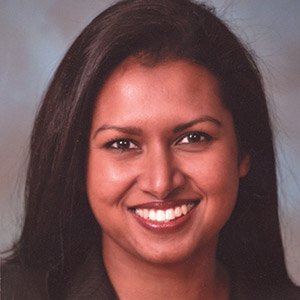
%> input picture 14.jpg, 300 x 300 px
$ octave --eval "result = featre(imread('14.jpg'));"   (GNU Octave 9; MATLAB toolbox functions it lacks are replaced by stand-ins)
%> lines starting %> are read from the running program, lines starting %| are printed output that depends on the picture
function [ M1_1 ] = featre(inp )
%UNTITLED5 Summary of this function goes here
%   Detailed explanation goes here
img=imresize(inp,[512 512]);
[LL LH HL HH]=dwt2(img,'haar');
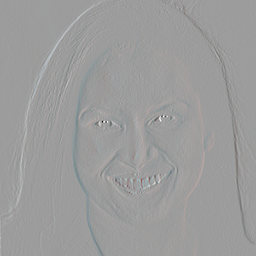
%> HL: size 256x256x3 double; mean R, G, B 0, 0, 0; drawn with min black and max white

%second level decomposition
[LL1 LH1 HL1 HH1]=dwt2(LL,'haar');
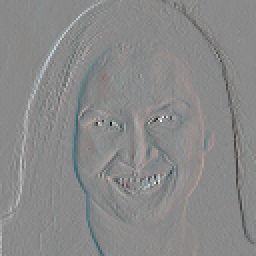
%> HL1: size 128x128x3 double (shown 2 times larger); mean R, G, B 0, 0.1, 0; drawn with min black and max white
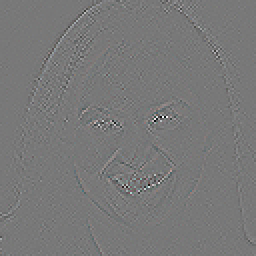
%> HH1: size 128x128x3 double (shown 2 times larger); mean R, G, B 0, 0, 0; drawn with min black and max white

%third level decomposition
[LL2 LH2 HL2 HH2]=dwt2(LL1,'haar');
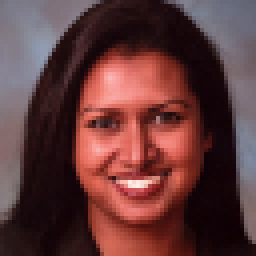
%> LL2: size 64x64x3 double (shown 4 times larger); mean R, G, B 929.9, 651.2, 653.5; drawn with min black and max white
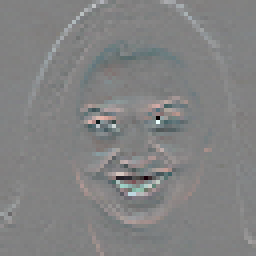
%> LH2: size 64x64x3 double (shown 4 times larger); mean R, G, B 0.5, 1.6, 2; drawn with min black and max white
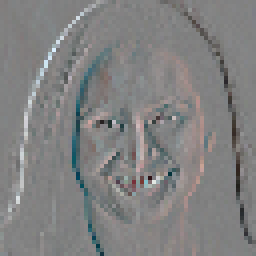
%> HL2: size 64x64x3 double (shown 4 times larger); mean R, G, B 0.2, 0, -0.2; drawn with min black and max white
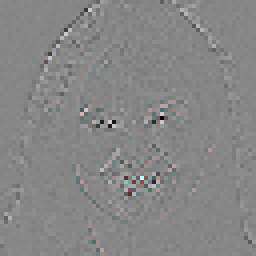
%> HH2: size 64x64x3 double (shown 4 times larger); mean R, G, B -0.1, -0.1, -0.1; drawn with min black and max white


 e1=0;
 e2=0;
 e3=0;
 e4=0;
 for i=1:64
    for j=1:64
        e1=e1+LL2(i,j);
        e2=e2+LH2(i,j);
        e3=e3+HL2(i,j);
        e4=e4+HH2(i,j);
    end
end
%> after the loop, e1 = 3808743.1; e2 = 1986.9; e3 = 765.1; e4 = -278.6
 en(1)=(1/4096)*e1;
 en(2)=(1/4096)*e2;
 en(3)=(1/4096)*e3;
 en(4)=(1/4096)*e3;
 e5=0;
 e6=0;
 e7=0;
 for i=1:128
    for j=1:128
        e5=e5+LH1(i,j);
        e6=e6+HL1(i,j);
        e7=e7+HH1(i,j);
    end
end
%> after the loop, e5 = 2648.7; e6 = 484.8; e7 = 36.25
 en(5)=(1/16384)*e5;
 en(6)=(1/16384)*e6;
 en(7)=(1/16384)*e7;
 e8=0;
 e9=0;
 e10=0;
 for i=1:256
    for j=1:256
        e8=e8+LH(i,j);
        e9=e9+HL(i,j);
        e10=e10+HH(i,j);
    end
end
%> after the loop, e10 = -177.5; e8 = 2726.5; e9 = 958.5
 en(8)=(1/65536)*e8;
 en(9)=(1/65536)*e9;
 en(10)=(1/65536)*e10;
M1_1=en(1);
%> M1_1 = 929.9

end
